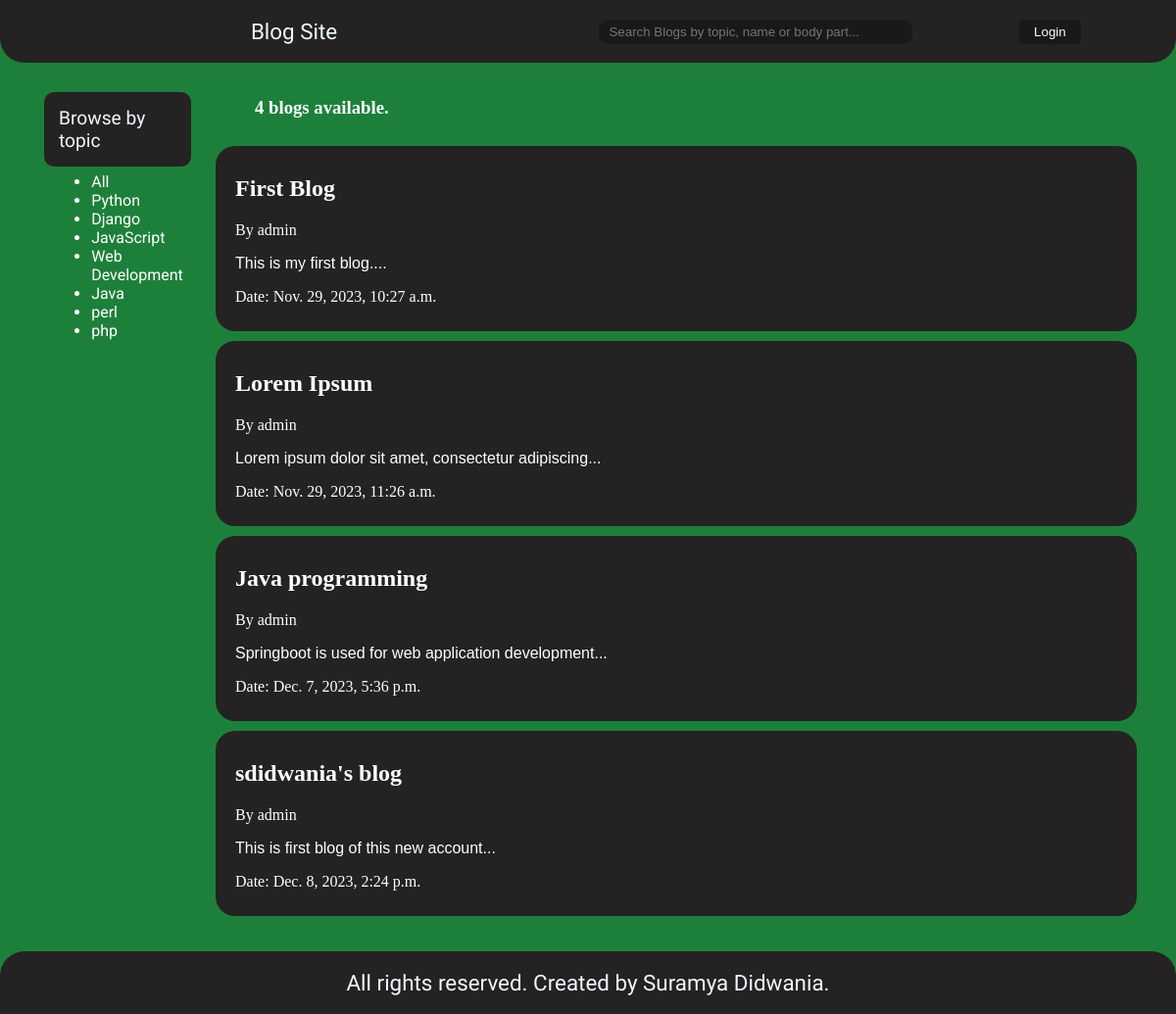
Screenshot of /blogs with the database file from the repository.
### blogs/models.py (models this page shows, shortened)
class topic(models.Model):
    topicname = models.CharField(max_length=20)

class blog(models.Model):
    title = models.CharField(max_length=50)
    slug = models.CharField(max_length=30)
    body = models.TextField()
    date = models.DateTimeField(default=timezone.now)
    thumb = models.ImageField(upload_to="thumbnails",blank=True)
    topicname = models.ForeignKey(topic,on_delete=models.SET_NULL,null=True)
    author = models.TextField(blank=False,default='admin')
    def bodypart(self):
        return self.body[:50]

### blogs/views.py (the view)
# urls.py: path('blogs',views.bloglist,name='blogs'),
def bloglist(request):
    if request.GET.get('q')!=None:
        topicname = request.GET.get('q')
    else:
        topicname = ''
    blogs = blog.objects.all().filter(
        Q(topicname__topicname__icontains=topicname) |
        Q(title__icontains = topicname) |
        Q(body__icontains=topicname)
        )
    num_blogs = blogs.count()
    topics = topic.objects.all()
    return render(request, 'bloglist.html', {'blogs':blogs,'topics':topics,'num_blogs':num_blogs})

### blogs/templates/bloglist.html
{% extends 'base_layout.html' %}
{% block content %}
<div class="bloglist">
    <div class="browse">
        <p style="
            color: black;
            font-family: 'Exo 2', sans-serif;
            position: absolute;
            top: 0px;
            width: inherit;
            font-size: larger;
            background-color: rgb(36,34,34);
            border-radius: 10px;
            color: aliceblue;
            padding: 15px 15px;">Browse by topic
        </p>
        <ul style="
            position: absolute;
            top: 85px;
            font-family: 'Roboto',sans-serif;
        ">
            <li>
                <a href="{% url 'blogs' %}">
                    All
                </a>
            </li>
            {% for topic in topics %}
                <li>
                    <a href="{% url 'blogs' %}?q={{topic.topicname}}">
                        {{ topic.topicname }}
                    </a>
                </li>
            {% endfor %}
        </ul>
    </div>
    <div class="posts">
        <h3 style="margin-left: 20px;">{{num_blogs}} blogs available.</h3>
        {% for blog in blogs %}
        <div class="blog-post">
            <a href="{% url 'blogpage' blog.slug %}">
            <h2 class="blog-post-title" style="font-family: Merryweather;">{{ blog.title }}</h2>
            </a>
            <p>By {{ blog.author }}</p>
            <p style="font-family: sans-serif;">{{blog.bodypart}}...</p>
            <p style="font-family: playfair display;">Date: {{blog.date}}</p>
        </div>
        {% endfor %}
    </div>
</div>
{% endblock%}

### blogs/static/styling/style.css (style rules this page uses)
body { color: white; background-color: rgb(29, 128, 58); background-size: cover; margin: 0px; width: 100vw; }
a { color: white; text-decoration: none; }
.posts { display: grid; grid-template-columns: 1fr; row-gap: 10px; padding-top: 10vh; position: relative; margin-left: 20vw; padding-bottom: 10vh; }
.blog-post { background-color: rgb(36, 34, 34); width: 75vw; justify-self: center; overflow-wrap: normal; border-radius: 20px; padding: 10px 20px; transition: 0.5s ease; position: relative; right: 20px; }
.bloglist { display: grid; grid-template-columns: 1.5fr 7.5fr; column-gap: 10px; margin-bottom: 20px; }
.browse { margin-right: 20px; position: fixed; top: 75px; display: flex; justify-content: center; align-items: center; flex-direction: column; left: 5vw; width: 10vw; }

### rows the page displays
topic: topicname "Python"
topic: topicname "Django"
topic: topicname "JavaScript"
topic: topicname "Web Development"
topic: topicname "Java"
topic: topicname "perl"
topic: topicname "php"
blog: title "First Blog", author "admin", bodypart "This is my first blog.", date "Nov. 29, 2023, 10:27 a.m."
blog: title "Lorem Ipsum", author "admin", bodypart "Lorem ipsum dolor sit amet, consectetur adipiscing", date "Nov. 29, 2023, 11:26 a.m."
blog: title "Java programming", author "admin", bodypart "Springboot is used for web application development", date "Dec. 7, 2023, 5:36 p.m."
blog: title "sdidwania's blog", author "admin", bodypart "This is first blog of this new account", date "Dec. 8, 2023, 2:24 p.m."

### other values shown
{{ num_blogs }} "4"
